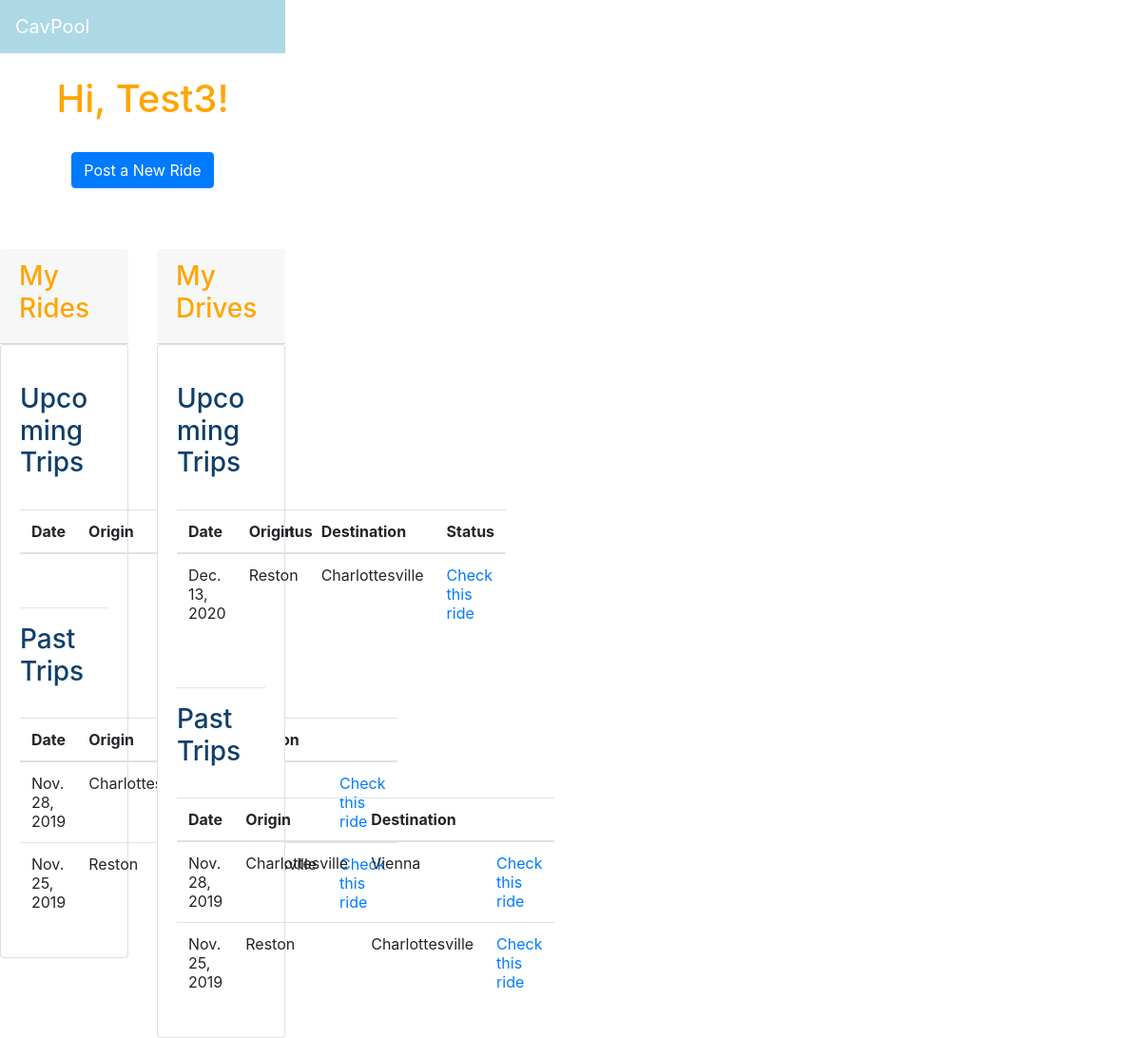
/4/profile, run on an earlier commit of the app's database.
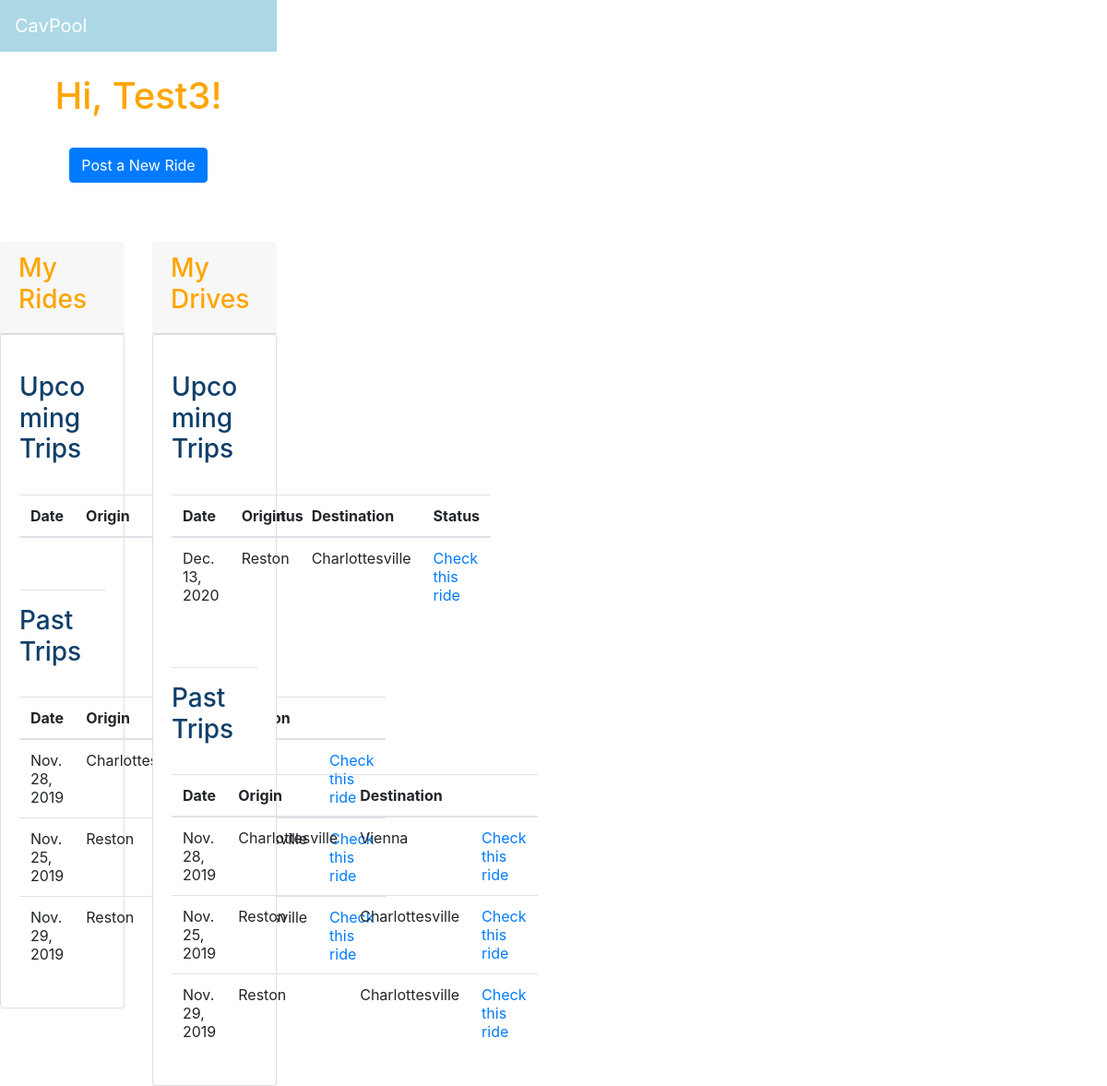
And on a later commit of the database.
### Rideshare_app/models.py (models this page shows, shortened)
class Driver(models.Model):
    first_name = models.CharField(max_length = 30)
    last_name = models.CharField(max_length = 30)
    email = models.CharField(max_length = 100)
    venmo = models.CharField(max_length = 30, blank = True, null = True)
    phone_number = models.CharField(max_length = 20, blank = True, null = True)
    car_make = models.CharField(max_length = 30, blank = True, null = True)
    car_model = models.CharField(max_length = 30, blank = True, null = True)

class Ride(models.Model):
    departure_location = models.CharField(max_length = 30)
    destination_location = models.CharField(max_length = 30)
    departure_state = models.CharField(max_length = 30, null = True, blank = True)
    destination_state = models.CharField(max_length = 30, null = True, blank = True)
    date = models.DateField()
    time = models.TimeField(blank = True, null = True)
    seats = models.IntegerField(null = True, blank = True, default=1, validators=[MinValueValidator(1)])
    price = models.IntegerField(null = True, blank = True, default=0, validators=[MinValueValidator(0)])
    driver = models.ForeignKey(Driver, null = True, on_delete = models.CASCADE)
    riders = models.ManyToManyField(Rider, blank = True)
    confirmed_riders = models.ManyToManyField(Rider, blank = True, related_name = "confirmed_riders")
    pending_riders = models.ManyToManyField(Rider, blank = True, related_name = "pending_riders")

### Rideshare_app/views.py (the view)
# urls.py: path('<int:user_id>/profile', views.profile, name= 'profile'),
def profile(request, user_id):
    user = get_object_or_404(User, pk = user_id)
    driver = user.driver
    rider = user.rider
    driver_id = driver.id
    rider_id = rider.id
    upcoming_rides_list = Ride.objects.filter(driver = driver_id, date__gte = timezone.now())
    past_rides = Ride.objects.filter(driver = driver_id, date__lt = timezone.now())
    pending_ride_ids = getPendingRides(rider_id)
    pending_rides_list = Ride.objects.filter(pk__in = pending_ride_ids, date__gte = timezone.now())
    context = {"user" : user, "driver" : driver, "upcoming_rides_list" : upcoming_rides_list,
                "past_rides" : past_rides, "rider" : rider,
                "pending_rides_list" : pending_rides_list}
    return render(request, 'Rideshare_app/profile.html', context)

### Rideshare_app/views.py (called while the page is built)
def getPendingRides(rider_id):
    all_rides = Rider.objects.all()
    ride_ids = []
    for ride in all_rides:
        if ride.pending_riders.filter(pk = rider_id).exists():
            ride_ids.append(ride.id)
    return ride_ids

### Rideshare_app/templates/Rideshare_app/profile.html (shortened to what this page needs)
<html>
{% load bootstrap4 %}
{% bootstrap_css %}
<head>
<link rel="stylesheet" type="text/css" href="profile.css">
  <nav class="navbar navbar-dark" style="background-color:lightblue">
  <a class="navbar-brand" href="{% url 'index' %}"> CavPool</a>
</nav>
<br>
	<div class="container">
	   <h1 style = "text-align: center; color:orange"> Hi, {{driver.first_name}}! </h1>
	</div>
  <br>
<div style ="text-align: center" >
  <a href="{% url 'post_ride_driver' user.id%}">
    <button class="btn btn-primary" >Post a New Ride</button>
</a>
</div>
</head>
</head>
<body>
<br>
<br>
<div class="row">
  <div class="col-sm-6">
    <div class="card-header">
    <h3 style =  "color: orange">
    My Rides
    </div>
    <div class="card">
      <div class="card-body">
        <body>
  <h3 style = "padding-top:20;color: #103F69"> Upcoming Trips </h3>
  <br>
  <table class="table">
  <thead>
    <tr>
      <th scope="col">Date</th>
      <th scope="col">Origin</th>
      <th scope="col">Destination</th>
      <th scope="col">Status</th>
    </tr>
  </thead>
</table>
<br>
<hr>
  <h3 style = "color: #103F69"> Past Trips </h3> <br>
  <table class="table">
  <thead>
    <tr>
      <th scope="col">Date</th>
      <th scope="col">Origin</th>
      <th scope="col">Destination</th>
      <th scope="col"></th>
    </tr>
  </thead>
  <tbody>
      {%for ride in past_rides%}
        <tr>
      <td>{{ride.date}}</td>
      <td>{{ride.departure_location}}</td>
      <td>{{ride.destination_location}}</td>
      <td><a href=" {% url 'ride' ride.id%}"> Check this ride</a></td>
      </tr>
      {% endfor %}
  </tbody>
</table>
      </div>
    </div>
  </div>
  <div class="col-sm-6">
    <div class="card-header">
    <h3 style =  "color: orange">
    My Drives
    </div>
    <div class="card">
      <div class="card-body">
        <body>
  <h3 style = "padding-top:20;color: #103F69"> Upcoming Trips </h3>
  <br>
  <table class="table">
  <thead>
    <tr>
      <th scope="col">Date</th>
      <th scope="col">Origin</th>
      <th scope="col">Destination</th>
      <th scope="col">Status</th>
    </tr>
  </thead>
  <tbody>
      {% for ride in upcoming_rides_list %}
        <tr>
      <td>{{ride.date}}</td>
      <td>{{ride.departure_location}}</td>
      <td>{{ride.destination_location}}</td>
      <td><a href=" {% url 'ride' ride.id%}"> Check this ride</a></td>
      </tr>
      {% endfor %}
  </tbody>
</table>
<br>
<hr>
  <h3 style = "color: #103F69"> Past Trips </h3> <br>
  <table class="table">
  <thead>
    <tr>
      <th scope="col">Date</th>
      <th scope="col">Origin</th>
      <th scope="col">Destination</th>
      <th scope="col"></th>
    </tr>
  </thead>
  <tbody>
      {% for ride in past_rides %}
        <tr>
      <td>{{ride.date}}</td>
      <td>{{ride.departure_location}}</td>
      <td>{{ride.destination_location}}</td>
      <td><a href=" {% url 'ride' ride.id%}"> Check this ride</a></td>
      </tr>
      {% endfor %}
  </tbody>
</table>
      </div>
    </div>
  </div>
</div>
</body>
</html>

### Rideshare_app/templates/Rideshare_app/profile.css (style rules this page uses)
html, body, header, .column { float: left; width: 50%; }
.row:after { content: ""; display: table; clear: both; }

### Rideshare_app/templates/Rideshare_app/profile.html (style rules this page uses)
* { box-sizing: border-box; }
.row:after { content: ""; display: table; clear: both; }

What changed in the data, as far as the page shows it:
added Ride: date "Nov. 29, 2019", departure_location "Reston", destination_location "Charlottesville"
